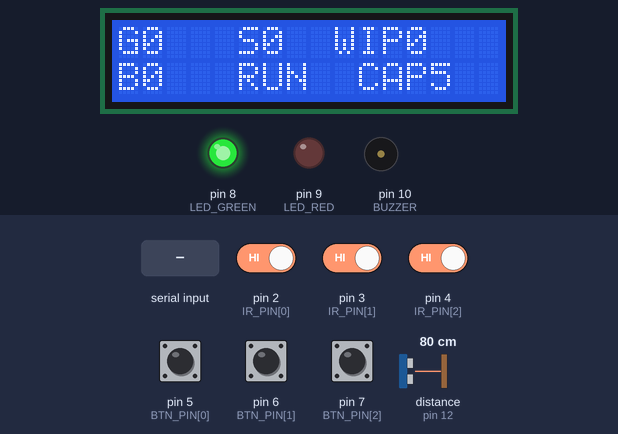
The sketch below on a simulated Arduino Uno, built with avr-gcc and run on an emulated ATmega328P. Shown: 16×2 character LCD, output pins drawn as LEDs (lit = HIGH), buzzer (waves = sounding, pin HIGH). Wiring (inferred from the names in the program): ultrasonic range finder: trigger pin 11; echo pin 12. Inputs (shaded band) come from the test bench; at power-on: pin 2 (IR_PIN[0]), pin 3 (IR_PIN[1]), pin 4 (IR_PIN[2]), pin 5 (BTN_PIN[0]), pin 6 (BTN_PIN[1]), pin 7 (BTN_PIN[2]) HIGH, distance to the obstacle (sensor on pin 12) 80 cm. The echo pulse lasts 58.3 µs per cm; pins used as bus, display or sensor lines are not drawn; what the sketch prints to the serial monitor is not drawn.

Above: at 1.6 s.
1.7 s: "CAP \n" received over Serial
At 2.7 s:
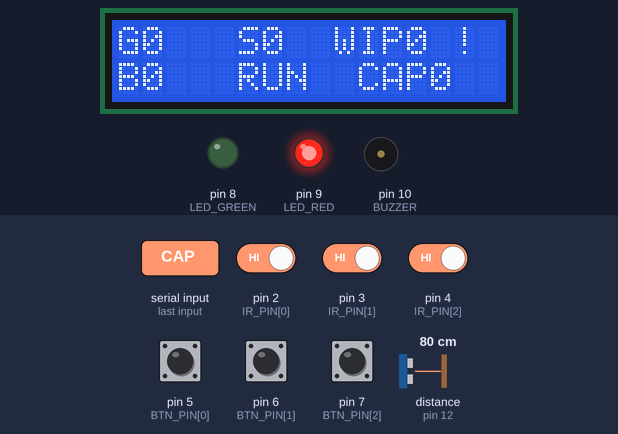
4.5 s: pin 5 (BTN_PIN[0]) pulled LOW for 0.15 s
At 5.09 s:
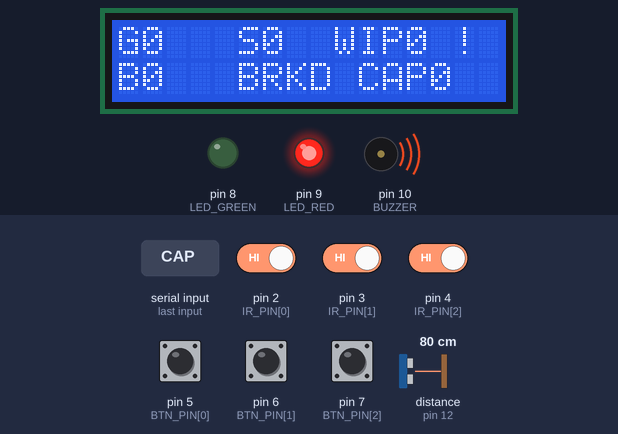
5.2 s: pin 4 (IR_PIN[2]) driven LOW
At 6.3 s:
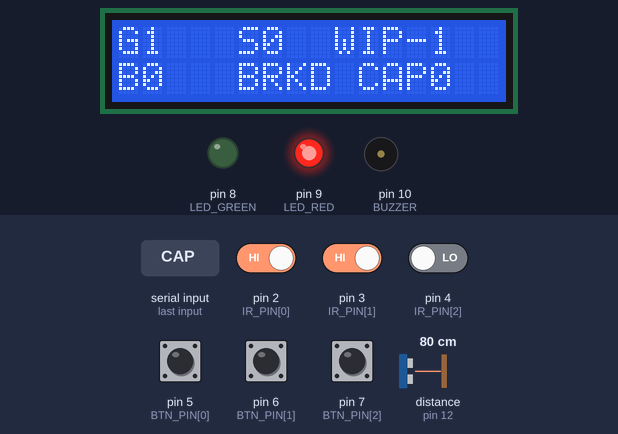
7.5 s: pin 2 (IR_PIN[0]) driven LOW
At 9.4 s:
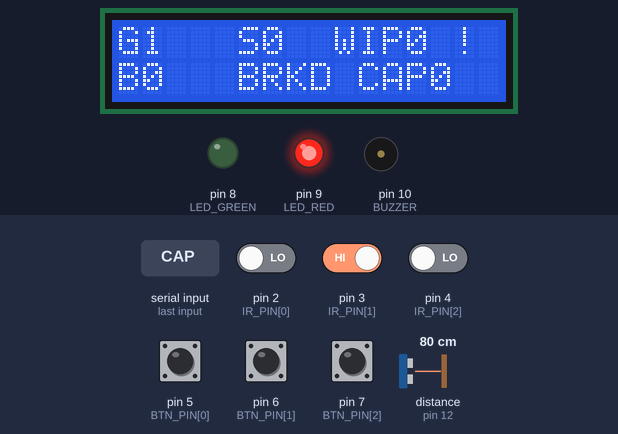
9.5 s: pin 7 (BTN_PIN[2]) pulled LOW for 0.15 s
At 10.6 s:
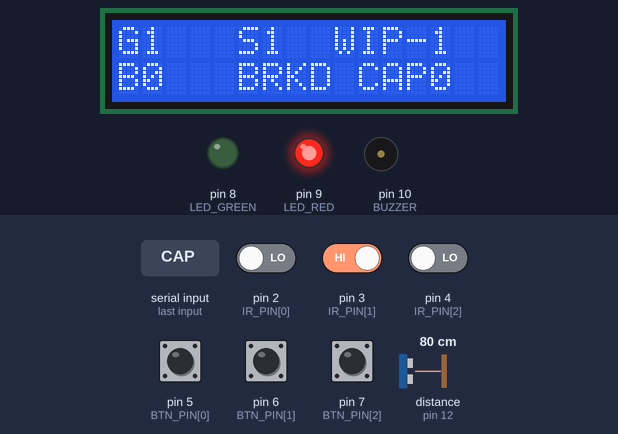
11.5 s: pin 5 (BTN_PIN[0]) pulled LOW for 1 s
At 11.9 s:
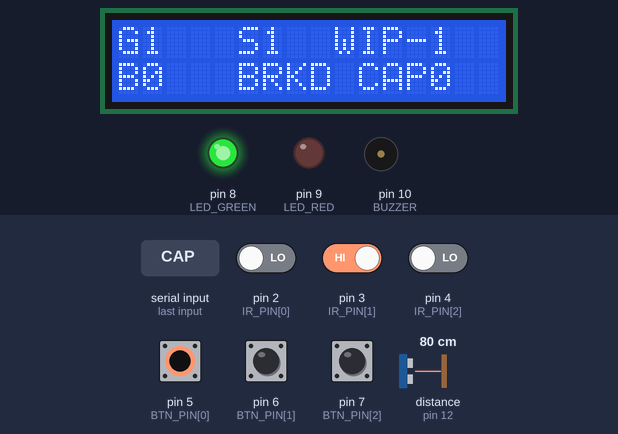
Timing chart, 0 to 14.5 s (numbered marks = the images above; inputs shaded):
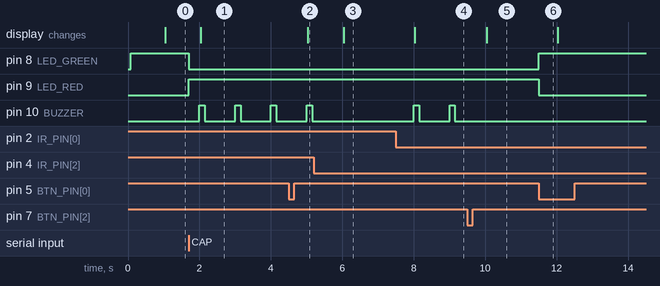

The sketch:

flowloop_line.ino
```cpp
// OptiProductio mini production line - Arduino UNO
// Counts parts at 3 stations, logs scrap and stop reasons, watches the
// raw material bin, and raises a WIP-cap alarm. Sends everything over USB.

#include <Wire.h>
#include <LiquidCrystal_I2C.h>

// ---------- Pins ----------
const byte IR_PIN[3]  = {2, 3, 4};   // IR sensors at the exit of S1, S2, S3
const byte BTN_PIN[3] = {5, 6, 7};   // Breakdown, No material, Reject
const byte LED_GREEN = 8;
const byte LED_RED   = 9;
const byte BUZZER    = 10;
const byte US_TRIG   = 11;
const byte US_ECHO   = 12;

// ---------- Settings you can change ----------
int   wipCap        = 5;       // max parts allowed inside the line
const float EMPTY_CM = 20.0;   // sensor-to-bin-floor distance when the bin is empty
const float PART_CM  = 2.0;    // height of one block in the bin stack
const unsigned long IR_GAP_MS  = 400;   // ignore repeat triggers from the same part
const unsigned long BTN_GAP_MS = 200;   // button debounce

LiquidCrystal_I2C lcd(0x27, 16, 2);    // use 0x3F if the screen stays blank

// ---------- State ----------
long count[3] = {0, 0, 0};             // parts that left S1, S2, S3 (S3 = good parts)
long scrap = 0;
byte lastIr[3]  = {HIGH, HIGH, HIGH};
byte lastBtn[3] = {HIGH, HIGH, HIGH};
unsigned long irTime[3]  = {0, 0, 0};
unsigned long btnTime[3] = {0, 0, 0};
char downReason = 'R';                 // 'R' running, 'B' breakdown, 'M' no material
unsigned long lastStatus = 0;
unsigned long buzzerOffAt = 0;
int binParts = 0;

void setup() {
  Serial.begin(9600);
  Serial.setTimeout(50);
  for (byte i = 0; i < 3; i++) {
    pinMode(IR_PIN[i], INPUT);
    pinMode(BTN_PIN[i], INPUT_PULLUP);
  }
  pinMode(LED_GREEN, OUTPUT);
  pinMode(LED_RED, OUTPUT);
  pinMode(BUZZER, OUTPUT);
  pinMode(US_TRIG, OUTPUT);
  pinMode(US_ECHO, INPUT);
  lcd.init();
  lcd.backlight();
  lcd.print("OptiProductio");
  Serial.println("# OptiProductio started");
}

long wip() {
  return count[0] - count[2] - scrap;  // released into the line minus parts that left it
}

void sendEvent(const char* type, char detail) {
  // Format: E,<ms>,<type>,<station or reason>
  Serial.print("E,");
  Serial.print(millis());
  Serial.print(',');
  Serial.print(type);
  Serial.print(',');
  Serial.println(detail);
}

void readIrSensors() {
  for (byte i = 0; i < 3; i++) {
    byte now = digitalRead(IR_PIN[i]);
    if (lastIr[i] == HIGH && now == LOW && millis() - irTime[i] > IR_GAP_MS) {
      count[i]++;
      irTime[i] = millis();
      sendEvent("PASS", '1' + i);
    }
    lastIr[i] = now;
  }
}

void readButtons() {
  for (byte i = 0; i < 3; i++) {
    byte now = digitalRead(BTN_PIN[i]);
    if (lastBtn[i] == HIGH && now == LOW && millis() - btnTime[i] > BTN_GAP_MS) {
      btnTime[i] = millis();
      if (i == 2) {                              // Reject button
        scrap++;
        sendEvent("SCRAP", '3');
      } else {                                   // a stop-reason button
        char reason = (i == 0) ? 'B' : 'M';
        if (downReason == 'R') {                 // line was running: stop it
          downReason = reason;
          sendEvent("DOWN", reason);
        } else if (downReason == reason) {       // same button again: restart
          sendEvent("UP", reason);
          downReason = 'R';
        }
      }
    }
    lastBtn[i] = now;
  }
}

int readBinParts() {
  digitalWrite(US_TRIG, LOW);
  delayMicroseconds(2);
  digitalWrite(US_TRIG, HIGH);
  delayMicroseconds(10);
  digitalWrite(US_TRIG, LOW);
  unsigned long echo = pulseIn(US_ECHO, HIGH, 25000);  // give up after 25 ms
  if (echo == 0) return binParts;                      // no echo: keep last value
  float cm = echo / 58.0;
  int parts = round((EMPTY_CM - cm) / PART_CM);
  return max(parts, 0);
}

void readCommands() {
  // The laptop can send "CAP 6" to change the WIP cap
  if (Serial.available()) {
    String line = Serial.readStringUntil('\n');
    if (line.startsWith("CAP ")) {
      wipCap = line.substring(4).toInt();
      Serial.print("# cap set to ");
      Serial.println(wipCap);
    }
  }
}

void updateOutputs() {
  bool overCap = wip() >= wipCap;
  bool stopped = downReason != 'R';
  digitalWrite(LED_GREEN, (!overCap && !stopped) ? HIGH : LOW);
  digitalWrite(LED_RED, (overCap || stopped) ? HIGH : LOW);
  if (millis() > buzzerOffAt) digitalWrite(BUZZER, LOW);
}

void sendStatusAndLcd() {
  bool overCap = wip() >= wipCap;
  if (overCap) {                       // short beep, once a second
    digitalWrite(BUZZER, HIGH);
    buzzerOffAt = millis() + 150;
  }
  binParts = readBinParts();

  // Format: S,<ms>,<c1>,<c2>,<c3>,<scrap>,<wip>,<bin parts>,<state>,<cap>
  Serial.print("S,");
  Serial.print(millis());
  for (byte i = 0; i < 3; i++) { Serial.print(','); Serial.print(count[i]); }
  Serial.print(','); Serial.print(scrap);
  Serial.print(','); Serial.print(wip());
  Serial.print(','); Serial.print(binParts);
  Serial.print(','); Serial.print(downReason);
  Serial.print(','); Serial.println(wipCap);

  char row[17];
  snprintf(row, sizeof(row), "G%-3ld S%-2ld WIP%-2ld%s", count[2], scrap, wip(), overCap ? "!" : " ");
  lcd.setCursor(0, 0); lcd.print(row);
  const char* state = downReason == 'R' ? "RUN " : (downReason == 'B' ? "BRKD" : "NMAT");
  snprintf(row, sizeof(row), "B%-3d %s CAP%-2d", binParts, state, wipCap);
  lcd.setCursor(0, 1); lcd.print(row);
}

void loop() {
  readIrSensors();
  readButtons();
  readCommands();
  updateOutputs();
  if (millis() - lastStatus >= 1000) {
    lastStatus = millis();
    sendStatusAndLcd();
  }
}
```

Measured:
- after the input at 1.7 s, pin 8 (LED_GREEN): HIGH → LOW at once; pin 9 (LED_RED): LOW → HIGH at once; pin 10 (BUZZER): alternates HIGH for 0.15 s and LOW for 0.85 s, starting after 0.30 s; the display: changes after 0.34 s (image 1)
- after the input at 4.5 s, the display: changes after 0.53 s (image 2)
- after the input at 5.2 s, pin 10 (BUZZER): stops changing and stays LOW; the display: changes after 0.84 s (image 3)
- after the input at 7.5 s, pin 10 (BUZZER): alternates HIGH for 0.15 s and LOW for 0.85 s, starting after 0.50 s; the display: changes after 0.52 s (image 4)
- after the input at 9.5 s, pin 10 (BUZZER): stops changing and stays LOW; the display: changes after 0.54 s (image 5)
- after the input at 11.5 s, pin 8 (LED_GREEN): LOW → HIGH at once; pin 9 (LED_RED): HIGH → LOW at once
